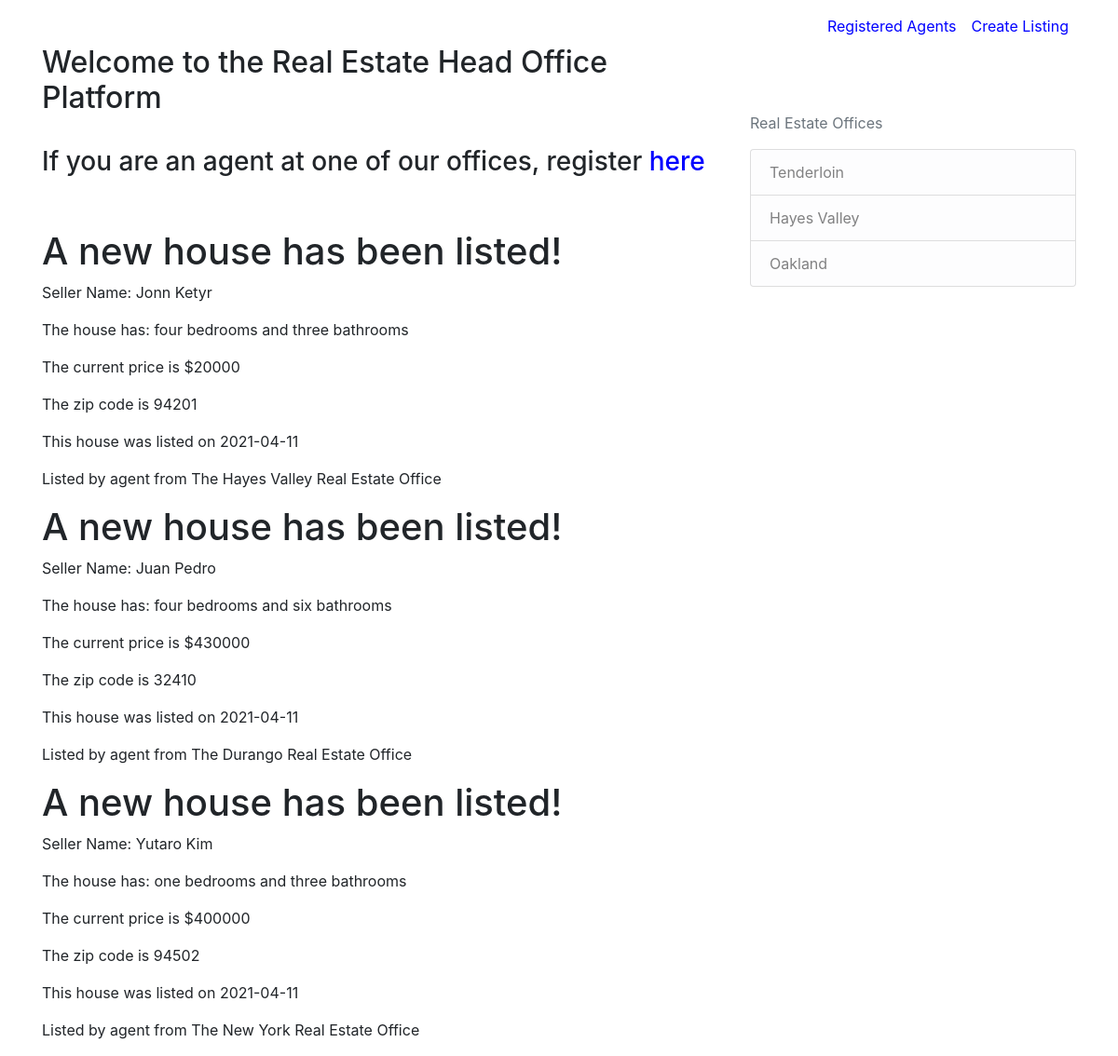
Page /home on the earlier database version.
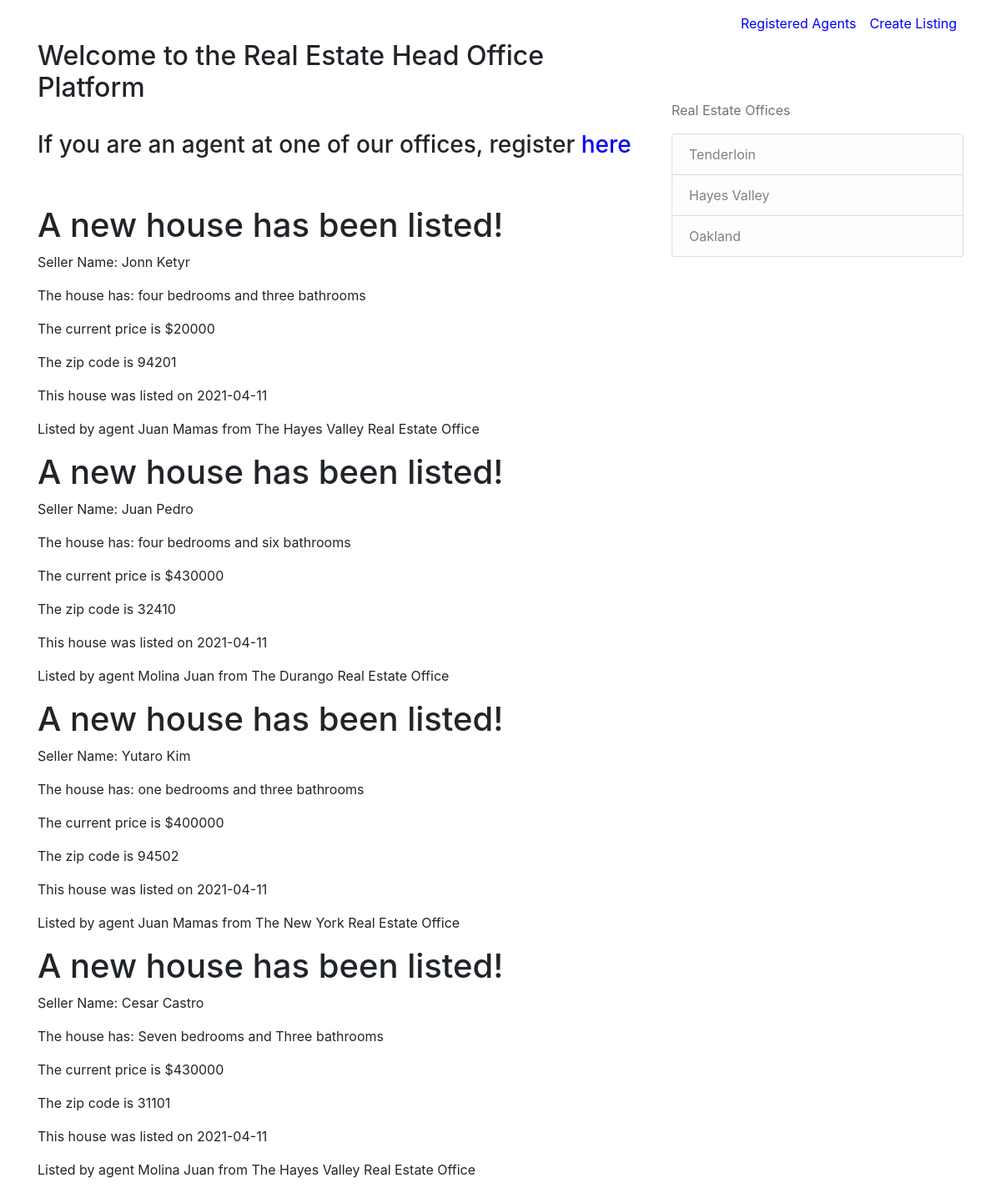
Same page on the later database version.
### real_estate/models.py (models this page shows, shortened)
class Listing(db.Model):
    id = db.Column(db.Integer, primary_key=True)
    seller = db.Column(db.String(100), nullable=False)
    price = db.Column(db.String(100), nullable=False)
    date = db.Column(db.DateTime, nullable=False, default=datetime.utcnow)
    bedrooms = db.Column(db.String(100), nullable=False)
    bathrooms = db.Column(db.String(100), nullable=False)
    zipcode = db.Column(db.String(100), nullable=False)
    office = db.Column(db.String(100), nullable=False)
    agent_id = db.Column(db.Integer, db.ForeignKey('agent.id'), nullable=False)

class Agent(db.Model):
    id = db.Column(db.Integer, primary_key=True)
    name = db.Column(db.String(100), nullable=False)
    listings = db.relationship('Listing', backref='agent', lazy=True)

### real_estate/routes.py (the view)
@app.route("/")
@app.route("/home")
def home():
    listings = Listing.query.all()
    return render_template('home.html', listings=listings)

### real_estate/templates/home.html
{% extends "layout.html" %}
{% block navigation%}
<a class="nav-item nav-link" href="{{ url_for('registered_agents') }}" style="color:blue">Registered Agents</a>
<a class="nav-item nav-link" href="{{ url_for('new_listing') }}" style="color:blue">Create Listing</a>
{% endblock navigation %}
{% block content %}
<br>
<br>
<h2>Welcome to the Real Estate Head Office Platform</h2>
<br>
<h3>If you are an agent at one of our offices, register
    <a href="{{ url_for('agent_register') }}" style="color:blue">here</a></h3>
<br>
<br>
    {% for listing in listings %}
        <h1>A new house has been listed!</h1>
        <p>Seller Name: {{ listing.seller }}</p>
        <p>The house has: {{ listing.bedrooms }} bedrooms and {{ listing.bathrooms }} bathrooms</p>
        <p>The current price is ${{ listing.price }}</p>
        <p>The zip code is {{ listing.zipcode }}</p>
        <p>This house was listed on {{ listing.date.strftime('%Y-%m-%d') }}</p>
        <p>Listed by agent {{ listing.agent.name }} from The {{ listing.office }} Real Estate Office</p>
    {% endfor %}
{% endblock content %}

Differences in the rows shown:
shown differently, row unchanged: Listing "Jonn Ketyr": agent.name (not shown) → "Juan Mamas"
shown differently, row unchanged: Listing "Juan Pedro": agent.name (not shown) → "Molina Juan"
shown differently, row unchanged: Listing "Yutaro Kim": agent.name (not shown) → "Juan Mamas"
added Listing: seller "Cesar Castro", bedrooms "Seven", bathrooms "Three", price "430000", zipcode "31101", date "2021-04-11", agent.name "Molina Juan", office "Hayes Valley"
